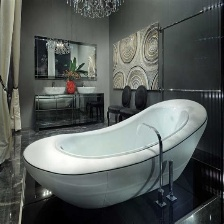
#> input picture House_Room_Dataset/Bathroom/bath_1013.jpg, 224 x 224 px; its folder holds only this picture in this run
$ jupyter execute --allow-errors Untitled1.ipynb
#> lines starting #> are read from the running program, lines starting #| are printed output that depends on the picture
### ml_pipeline.py
from __future__ import annotations

import json
import hashlib
from collections import Counter
from pathlib import Path
from itertools import product
import random
from datetime import datetime
from typing import Any

import cv2
import joblib
import numpy as np
from skimage.feature import hog
from sklearn.ensemble import ExtraTreesClassifier, RandomForestClassifier, VotingClassifier
from sklearn.metrics import (
    accuracy_score,
    classification_report,
    confusion_matrix,
    f1_score,
    precision_score,
    recall_score,
)
from sklearn.model_selection import train_test_split
from sklearn.pipeline import Pipeline
from sklearn.feature_selection import SelectKBest, mutual_info_classif
from sklearn.preprocessing import StandardScaler
from sklearn.svm import SVC
from sklearn.utils import resample


BASE_DIR = Path(__file__).resolve().parent
DATASET_DIR = BASE_DIR / "House_Room_Dataset"
MODEL_PATH = BASE_DIR / "room_classifier.joblib"
MONITORING_LOG_PATH = BASE_DIR / "prediction_monitoring.jsonl"
IMAGE_SIZE = (160, 160)
CLASS_NAMES = ["Bathroom", "Bedroom", "Dinning", "Kitchen", "Livingroom"]
ALLOWED_EXTENSIONS = {".jpg", ".jpeg", ".png"}
MAX_TRAIN_SAMPLES = 2500
DEFAULT_MODEL_TYPE = "ensemble"
FEATURE_VERSION = "hog-color-ensemble-v6"
FEATURE_SELECTION_K = 700
HOG_PARAMS = {
    "orientations": 12,
    "pixels_per_cell": (16, 16),
    "cells_per_block": (2, 2),
    "visualize": False,
    "block_norm": "L2-Hys",
}


# [98 lines left out: functions iter_image_paths, load_dataset_overview, generate_eda_summary, clean_dataset, not called in this run]


def preprocess_image(image: np.ndarray) -> np.ndarray:
    resized = cv2.resize(image, IMAGE_SIZE)
    return resized


def preprocess_gray_image(image: np.ndarray) -> np.ndarray:
    resized = preprocess_image(image)
    gray = cv2.cvtColor(resized, cv2.COLOR_BGR2GRAY)
    normalized = gray.astype("float32") / 255.0
    return normalized


def extract_hog_features(image: np.ndarray) -> np.ndarray:
    preprocessed = preprocess_gray_image(image)
    return hog(preprocessed, **HOG_PARAMS)


def extract_color_features(image: np.ndarray) -> np.ndarray:
    resized = preprocess_image(image)
    rgb = cv2.cvtColor(resized, cv2.COLOR_BGR2RGB)
    hsv = cv2.cvtColor(resized, cv2.COLOR_BGR2HSV)

    rgb_features: list[np.ndarray] = []
    hsv_features: list[np.ndarray] = []
    for channel in cv2.split(rgb):
        hist = cv2.calcHist([channel], [0], None, [16], [0, 256]).flatten()
        rgb_features.append(hist.astype("float32"))

    for channel in cv2.split(hsv):
        hist = cv2.calcHist([channel], [0], None, [16], [0, 256]).flatten()
        hsv_features.append(hist.astype("float32"))

    rgb_moments = np.concatenate(
        [rgb.mean(axis=(0, 1)), rgb.std(axis=(0, 1))]
    ).astype(np.float32)
    hsv_moments = np.concatenate(
        [hsv.mean(axis=(0, 1)), hsv.std(axis=(0, 1))]
    ).astype(np.float32)

    color_vector = np.concatenate(
        rgb_features + hsv_features + [rgb_moments, hsv_moments]
    ).astype(np.float32)
    color_sum = color_vector.sum()
    if color_sum > 0:
        color_vector = color_vector / color_sum
    return color_vector


def extract_features(image: np.ndarray) -> np.ndarray:
    hog_features = extract_hog_features(image)
    color_features = extract_color_features(image)
    return np.concatenate([hog_features, color_features]).astype(np.float32)


def build_feature_matrix(
    dataset_dir: Path = DATASET_DIR,
    max_samples: int | None = MAX_TRAIN_SAMPLES,
) -> tuple[np.ndarray, np.ndarray]:
    features: list[np.ndarray] = []
    labels: list[int] = []
    random_generator = random.Random(42)

    available_classes = [
        class_name for class_name in CLASS_NAMES if (dataset_dir / class_name).exists()
    ]

    if not available_classes:
        raise RuntimeError("No class folders were found in the dataset directory.")

    per_class_limit = None
    if max_samples is not None:
        per_class_limit = max(1, max_samples // len(available_classes))

    for label, class_name in enumerate(CLASS_NAMES):
        class_dir = dataset_dir / class_name
        if not class_dir.exists():
            continue

        class_files = [
            image_path
            for image_path in class_dir.iterdir()
            if image_path.suffix.lower() in ALLOWED_EXTENSIONS
        ]
        random_generator.shuffle(class_files)

        if per_class_limit is not None:
            class_files = class_files[:per_class_limit]

        for image_path in class_files:

            image = cv2.imread(str(image_path))
            if image is None:
                continue

            try:
                features.append(extract_features(image))
                labels.append(label)
            except cv2.error:
                continue

    if not features:
        raise RuntimeError("No valid training images were found in the dataset.")

    X = np.asarray(features, dtype=np.float32)
    y = np.asarray(labels, dtype=np.int32)
    return X, y


def split_dataset(
    X: np.ndarray,
    y: np.ndarray,
    test_size: float = 0.2,
    random_state: int = 42,
):
    return train_test_split(
        X,
        y,
        test_size=test_size,
        random_state=random_state,
        stratify=y,
    )


# [156 lines left out: functions balance_training_data, train_svm_model, train_svm_model_with_params, train_ensemble_model, evaluate_model, create_model_artifact and 1 more, not called in this run]


def load_model_artifact(model_path: Path = MODEL_PATH) -> dict[str, Any]:
    loaded = joblib.load(model_path)

    if isinstance(loaded, dict) and "model" in loaded:
        return {
            **loaded,
            "class_names": loaded.get("class_names", CLASS_NAMES),
            "image_size": loaded.get("image_size", IMAGE_SIZE),
            "hog_params": loaded.get("hog_params", HOG_PARAMS),
            "feature_version": loaded.get("feature_version"),
            "model_type": loaded.get("model_type", "legacy"),
        }

    return {
        "model": loaded,
        "model_type": "legacy",
        "class_names": CLASS_NAMES,
        "image_size": IMAGE_SIZE,
        "hog_params": HOG_PARAMS,
        "feature_version": None,
    }


def expected_feature_count() -> int:
    sample_image = np.zeros((IMAGE_SIZE[1], IMAGE_SIZE[0], 3), dtype=np.uint8)
    return int(extract_features(sample_image).shape[0])


# [24 lines left out: functions model_feature_count, is_artifact_compatible, not called in this run]


def train_and_save_model(
    dataset_dir: Path = DATASET_DIR,
    model_path: Path = MODEL_PATH,
    max_samples: int | None = MAX_TRAIN_SAMPLES,
    model_type: str = DEFAULT_MODEL_TYPE,
) -> dict[str, Any]:
    X, y = build_feature_matrix(dataset_dir=dataset_dir, max_samples=max_samples)
    X_train, X_test, y_train, y_test = split_dataset(X, y)
    X_train_balanced, y_train_balanced = balance_training_data(X_train, y_train)

    if model_type == "svm":
        model = train_svm_model(X_train_balanced, y_train_balanced)
    elif model_type == "ensemble":
        model = train_ensemble_model(X_train_balanced, y_train_balanced)
    else:
        raise ValueError("Supported model types are 'svm' and 'ensemble'.")

    metrics = evaluate_model(model, X_test, y_test)
    save_model_artifact(model, model_type=model_type, model_path=model_path)

    return {
        "model": model,
        "model_type": model_type,
        "X_shape": X.shape,
        "y_distribution": dict(Counter(y)),
        "balanced_train_distribution": dict(Counter(y_train_balanced)),
        "metrics": metrics,
        "model_path": str(model_path),
    }


# [233 lines left out: functions get_or_train_model, predict_image, log_prediction_event, load_monitoring_summary, evaluate_svm_configuration, run_svm_tuning_grid, not called in this run]

### Untitled1.ipynb
[cell 1]
from pathlib import Path
from collections import Counter

import cv2
import joblib
import matplotlib.pyplot as plt
import numpy as np
import seaborn as sns
from skimage.feature import hog
from sklearn.metrics import (
    accuracy_score,
    classification_report,
    confusion_matrix,
    f1_score,
    precision_score,
    recall_score,
)
from sklearn.model_selection import train_test_split
from sklearn.svm import SVC

BASE_DIR = Path.cwd()
DATASET_DIR = BASE_DIR / "House_Room_Dataset"
MODEL_PATH = BASE_DIR / "room_classifier.joblib"
IMAGE_SIZE = (160, 160)
CLASS_NAMES = ["Bathroom", "Bedroom", "Dinning", "Kitchen", "Livingroom"]
ALLOWED_EXTENSIONS = {".jpg", ".jpeg", ".png"}
MAX_TRAIN_SAMPLES = 1500

print("Dataset directory:", DATASET_DIR)
print("Model path:", MODEL_PATH)

[cell 2]
dataset_summary = {}
total_images = 0

for class_name in CLASS_NAMES:
    class_dir = DATASET_DIR / class_name
    count = 0

    if class_dir.exists():
        count = sum(
            1
            for image_path in class_dir.iterdir()
            if image_path.is_file() and image_path.suffix.lower() in ALLOWED_EXTENSIONS
        )

    dataset_summary[class_name] = count
    total_images += count
#> pass 2 of the loop `for class_name in CLASS_NAMES:`:

print("Total images:", total_images)
print("Class-wise counts:")
for class_name, count in dataset_summary.items():
    print(f"  {class_name}: {count}")

[cell 3]
import hashlib

cleaning_report = {
    "invalid_format": 0,
    "corrupted": 0,
    "duplicates": 0,
}
seen_hashes = set()

for class_name in CLASS_NAMES:
    class_dir = DATASET_DIR / class_name
    if not class_dir.exists():
        continue

    for image_path in class_dir.iterdir():
        if not image_path.is_file():
            continue

        if image_path.suffix.lower() not in ALLOWED_EXTENSIONS:
            cleaning_report["invalid_format"] += 1
            continue

        image = cv2.imread(str(image_path))
#> image is the input picture: shape (224, 224, 3); mean B, G, R 89.8, 92.7, 87.4
        if image is None:
            cleaning_report["corrupted"] += 1
            continue

        file_hash = hashlib.md5(image_path.read_bytes()).hexdigest()
        if file_hash in seen_hashes:
            cleaning_report["duplicates"] += 1
            continue

        seen_hashes.add(file_hash)
#> pass 2 of the loop `for class_name in CLASS_NAMES:`:
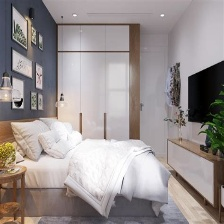
#> input picture House_Room_Dataset/Bedroom/bed_102.jpg, 224 x 224 px
#> image is the input picture: shape (224, 224, 3); mean B, G, R 145, 146, 153.7

print("Cleaning report:")
for key, value in cleaning_report.items():
    print(f"  {key}: {value}")

print("Note: this notebook reports cleaning issues safely and does not delete files automatically.")

[cell 4]
def preprocess_image(image):
    resized = cv2.resize(image, IMAGE_SIZE)
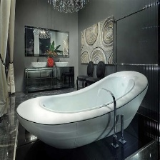
#> resized: shape (160, 160, 3); mean B, G, R 89.8, 92.6, 87.3
    gray = cv2.cvtColor(resized, cv2.COLOR_BGR2GRAY)
    normalized = gray.astype("float32") / 255.0
    return normalized

sample_class = next(class_name for class_name in CLASS_NAMES if (DATASET_DIR / class_name).exists())
sample_path = next((DATASET_DIR / sample_class).iterdir())
sample_image = cv2.imread(str(sample_path))
preprocessed_image = preprocess_image(sample_image)

print("Sample image path:", sample_path)
print("Preprocessed image shape:", preprocessed_image.shape)
#| Preprocessed image shape: (160, 160)

plt.figure(figsize=(5, 5))
plt.imshow(preprocessed_image, cmap="gray")
plt.title("Preprocessed Sample Image")
plt.axis("off")
plt.show()

[cell 5]
def extract_hog_features(image):
    processed = preprocess_image(image)
    features = hog(
        processed,
        orientations=9,
        pixels_per_cell=(8, 8),
        cells_per_block=(2, 2),
        visualize=False,
    )
#> features = 12996 values, max 0.597 at index 4702, min 0 at index 1, mean 0.119
    return features

features = []
labels = []

for label, class_name in enumerate(CLASS_NAMES):
    class_dir = DATASET_DIR / class_name
    if not class_dir.exists():
        continue

    for image_path in class_dir.iterdir():
        if not image_path.is_file() or image_path.suffix.lower() not in ALLOWED_EXTENSIONS:
            continue

        image = cv2.imread(str(image_path))
        if image is None:
            continue

        try:
            features.append(extract_hog_features(image))
            labels.append(label)
        except cv2.error:
            continue
#> pass 2 of the loop `for label, class_name in enumerate(CLASS_NAMES):`:
#> in preprocess_image (call 3), `resized = cv2.resize(image, IMAGE_SIZE)`:
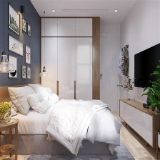
#> resized: shape (160, 160, 3); mean B, G, R 144.8, 145.8, 153.5
#> in preprocess_image (call 3), `gray = cv2.cvtColor(resized, cv2.COLOR_BGR2GRAY)`:
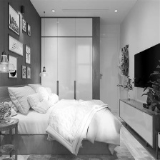
#> gray: shape (160, 160); min 0, max 255, mean 148

X = np.asarray(features, dtype=np.float32)
y = np.asarray(labels, dtype=np.int32)

if len(X) > MAX_TRAIN_SAMPLES:
    X = X[:MAX_TRAIN_SAMPLES]
    y = y[:MAX_TRAIN_SAMPLES]

print("Feature matrix shape:", X.shape)
#| Feature matrix shape: (2, 12996)
print("Label vector shape:", y.shape)
#| Label vector shape: (2,)
print("Class distribution:", Counter(y))

#> (a cell that did not finish here is left out)

#> (a cell that did not finish here is left out)

[cell 8]
from ml_pipeline import train_and_save_model

# Train the same improved ensemble pipeline used by app.py.
# Set max_samples=None to use the full dataset for better accuracy.
#> (the rest of this cell did not finish here and is left out)

#> in extract_features, `hog_features = extract_hog_features(image)`: hog_features = 3888 values, max 0.446 at index 0, min 0 at index 3, mean 0.111
#> in extract_color_features, `hsv = cv2.cvtColor(resized, cv2.COLOR_BGR2HSV)`: hsv: shape (160, 160, 3); mean H, S, V 71.3, 34.5, 94
#> the loop in extract_color_features, `for channel in cv2.split(rgb):` made 3 passes
#> after the loop in extract_color_features, `for channel in cv2.split(rgb):`: rgb_features = 3 items
#> the loop in extract_color_features, `for channel in cv2.split(hsv):` made 3 passes
#> in extract_color_features, `rgb_moments = np.concatenate( [rgb.mean(axis=(0, 1)), rgb.std(axis=(0,..`: rgb_moments = [87.31, 92.64, 89.78, 60.24, 62.19, 59.61]
#> in extract_color_features, `hsv_moments = np.concatenate( [hsv.mean(axis=(0, 1)), hsv.std(axis=(0,..`: hsv_moments = [71.34, 34.46, 93.95, 29.89, 33.04, 61.37]
#> in extract_color_features, `color_vector = np.concatenate( rgb_features + hsv_features + [rgb_mome..`: color_vector = 108 values, max 11120 at index 65, min 0 at index 60, mean 1429.4
#> in extract_color_features, `color_sum = color_vector.sum()`: color_sum = 154375.8
#> in extract_color_features, `color_vector = color_vector / color_sum`: color_vector = 108 values, max 0.072 at index 65, min 0 at index 60, mean 0.00926
#> in extract_features, `color_features = extract_color_features(image)`: color_features has the same summary as color_vector in extract_color_features
#> pass 2 of the loop in build_feature_matrix, `for label, class_name in enumerate(CLASS_NAMES):`:
#> hsv: shape (160, 160, 3); mean H, S, V 94.7, 30.8, 155.6
#> the loop in extract_color_features (call 2), `for channel in cv2.split(rgb):` made 3 passes
#> the loop in extract_color_features (call 2), `for channel in cv2.split(hsv):` made 3 passes
print("Accuracy:", result["metrics"]["accuracy"])
print(result["metrics"]["classification_report"])
print("Saved compatible model to:", result["model_path"])

#> (a cell that did not finish here is left out)
